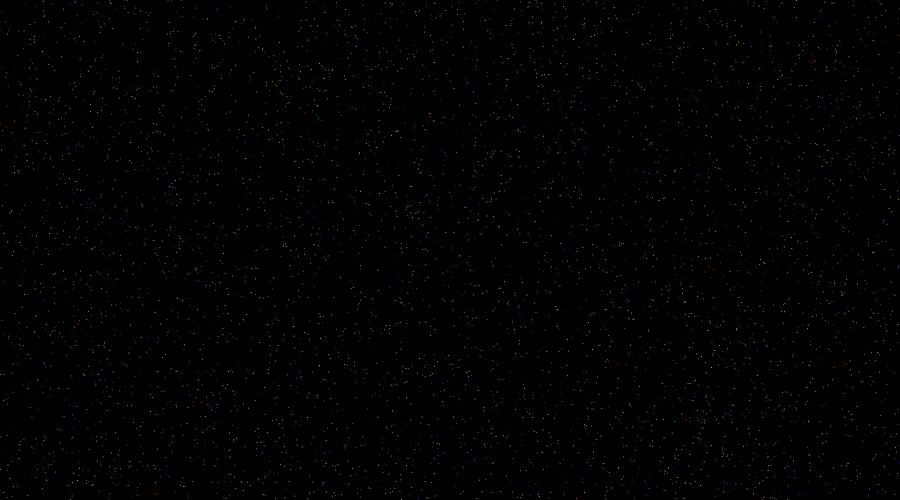
Frame 1 (no input)
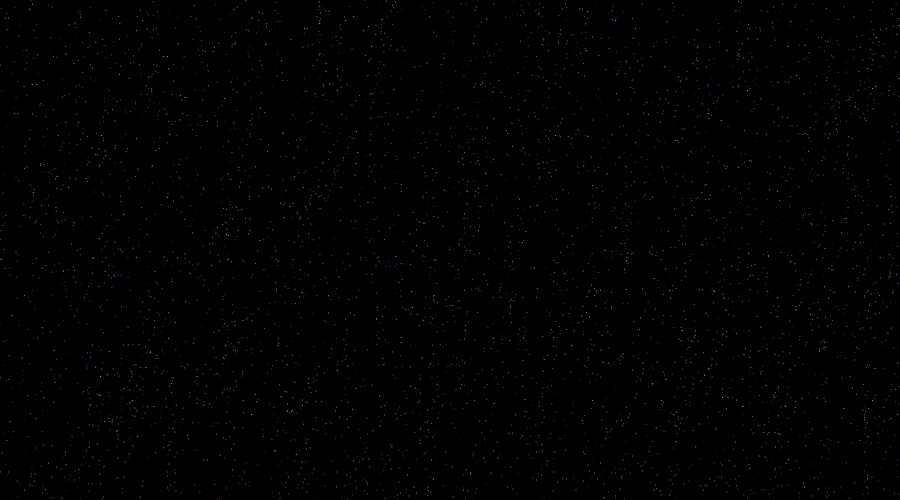
Frame 60 (the mouse pressed at the canvas centre just before this capture)
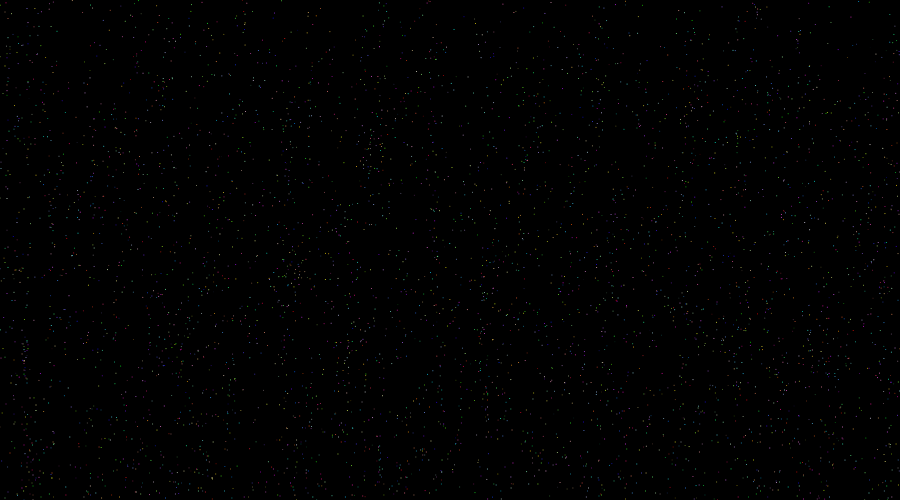
Frame 120 (the mouse held since frame 60 and released just before this capture)

The Processing sketch that drew these frames (run headless with seeded random() and noise(); from frame 60 on, the mouse is pressed at the canvas centre):

// Processing sketch: HW4_testing_collision
// ── HW4_testing_collision.pde

float w = 900;
float h = 500;
int num = 5000;
bubble[] b1 = new bubble[num];


void setup() {
  noStroke();
  size(900, 500);
  for (int i = 0; i < num; i++) {
    b1[i] = new bubble(random(w), random(h));
  }
}

void draw() {

  background(0);
  for (int i = 0; i < num; i++) {
    b1[i].drawBubble();
    for (int j = i+1; j < num; j++) {

      b1[i].collide(b1[j]);
    }
  }
}

void keyPressed() {
  if (keyCode == RIGHT) {
    for (int i = 0; i < num; i++) {
      b1[i].x += 10;
      b1[i].xspd++;
    }
  }
  if (keyCode == LEFT) {
    for (int i = 0; i < num; i++) {
      b1[i].x -= 10;
    }
  }
}


// ── bubble_class.pde
class bubble {
  float x;
  float y;
  float sz;
  float yspd = 1;
  float xspd = 0;

  bubble(float _x, float _y) {
    x = _x;
    y = _y;
    sz = 1;
  } 

  void drawBubble() {
    display();
    fill(random(255), random(255), random(255));
    move();
  }

  void move() {
    x+=xspd;
    y-= yspd;
    if (y<0) {
      y=height;
    }
    if (x>width){
     x = 0; 
    }
    if (x<0){
      x=width;
    }
  }

  void display() {
    ellipse(x, y, sz, sz);
  }
  
  void collide(bubble other) {
    if (dist(x, y, other.x, other.y) < sz*2) {
      other.yspd = -other.yspd;
      xspd = 1;
    }
  }
}
